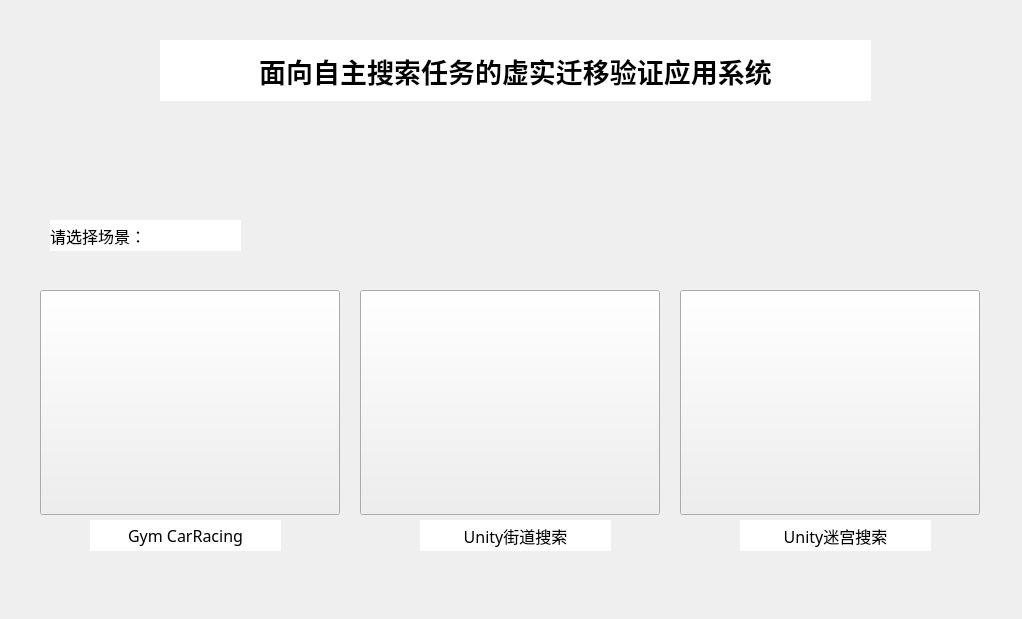
<?xml version="1.0" encoding="UTF-8"?>
<ui version="4.0">
 <class>Form</class>
 <widget class="QWidget" name="Form">
  <property name="geometry">
   <rect>
    <x>0</x>
    <y>0</y>
    <width>1022</width>
    <height>619</height>
   </rect>
  </property>
  <property name="windowTitle">
   <string>Form</string>
  </property>
  <widget class="QLabel" name="label">
   <property name="geometry">
    <rect>
     <x>160</x>
     <y>40</y>
     <width>711</width>
     <height>61</height>
    </rect>
   </property>
   <property name="font">
    <font>
     <family>黑体</family>
     <pointsize>20</pointsize>
     <weight>75</weight>
     <bold>true</bold>
    </font>
   </property>
   <property name="layoutDirection">
    <enum>Qt::LeftToRight</enum>
   </property>
   <property name="styleSheet">
    <string notr="true">background-color: white;</string>
   </property>
   <property name="text">
    <string>面向自主搜索任务的虚实迁移验证应用系统</string>
   </property>
   <property name="alignment">
    <set>Qt::AlignCenter</set>
   </property>
  </widget>
  <widget class="QPushButton" name="pushButton">
   <property name="geometry">
    <rect>
     <x>40</x>
     <y>290</y>
     <width>300</width>
     <height>225</height>
    </rect>
   </property>
   <property name="font">
    <font>
     <pointsize>18</pointsize>
    </font>
   </property>
   <property name="text">
    <string/>
   </property>
  </widget>
  <widget class="QPushButton" name="pushButton_2">
   <property name="geometry">
    <rect>
     <x>360</x>
     <y>290</y>
     <width>300</width>
     <height>225</height>
    </rect>
   </property>
   <property name="font">
    <font>
     <pointsize>18</pointsize>
    </font>
   </property>
   <property name="text">
    <string/>
   </property>
  </widget>
  <widget class="QPushButton" name="pushButton_3">
   <property name="geometry">
    <rect>
     <x>680</x>
     <y>290</y>
     <width>300</width>
     <height>225</height>
    </rect>
   </property>
   <property name="font">
    <font>
     <pointsize>18</pointsize>
    </font>
   </property>
   <property name="text">
    <string/>
   </property>
  </widget>
  <widget class="QLabel" name="label_2">
   <property name="geometry">
    <rect>
     <x>50</x>
     <y>220</y>
     <width>191</width>
     <height>31</height>
    </rect>
   </property>
   <property name="font">
    <font>
     <family>黑体</family>
     <pointsize>12</pointsize>
    </font>
   </property>
   <property name="styleSheet">
    <string notr="true">background-color: white;</string>
   </property>
   <property name="text">
    <string>请选择场景：</string>
   </property>
  </widget>
  <widget class="QLabel" name="label_3">
   <property name="geometry">
    <rect>
     <x>90</x>
     <y>520</y>
     <width>191</width>
     <height>31</height>
    </rect>
   </property>
   <property name="font">
    <font>
     <family>黑体</family>
     <pointsize>12</pointsize>
    </font>
   </property>
   <property name="styleSheet">
    <string notr="true">background-color: white;</string>
   </property>
   <property name="text">
    <string>Gym CarRacing</string>
   </property>
   <property name="alignment">
    <set>Qt::AlignCenter</set>
   </property>
  </widget>
  <widget class="QLabel" name="label_4">
   <property name="geometry">
    <rect>
     <x>420</x>
     <y>520</y>
     <width>191</width>
     <height>31</height>
    </rect>
   </property>
   <property name="font">
    <font>
     <family>黑体</family>
     <pointsize>12</pointsize>
    </font>
   </property>
   <property name="styleSheet">
    <string notr="true">background-color: white;</string>
   </property>
   <property name="text">
    <string>Unity街道搜索</string>
   </property>
   <property name="alignment">
    <set>Qt::AlignCenter</set>
   </property>
  </widget>
  <widget class="QLabel" name="label_5">
   <property name="geometry">
    <rect>
     <x>740</x>
     <y>520</y>
     <width>191</width>
     <height>31</height>
    </rect>
   </property>
   <property name="font">
    <font>
     <family>黑体</family>
     <pointsize>12</pointsize>
    </font>
   </property>
   <property name="styleSheet">
    <string notr="true">background-color: white;</string>
   </property>
   <property name="text">
    <string>Unity迷宫搜索</string>
   </property>
   <property name="alignment">
    <set>Qt::AlignCenter</set>
   </property>
  </widget>
 </widget>
 <resources/>
 <connections/>
</ui>
